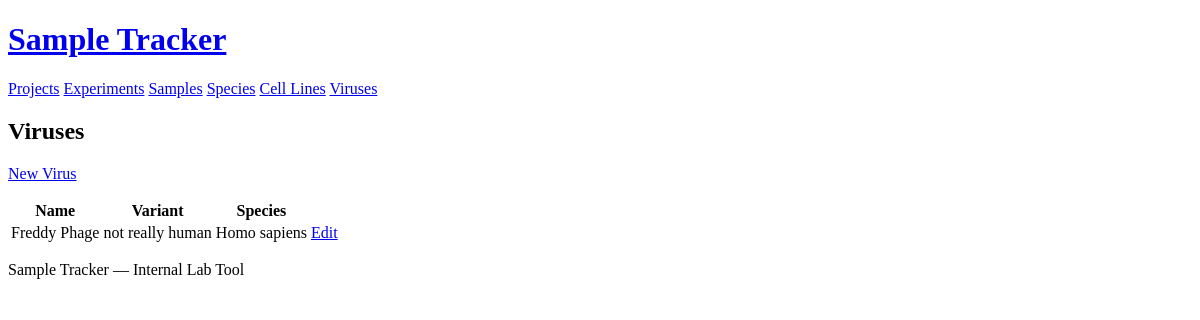
Before: /viruses with the older database file.
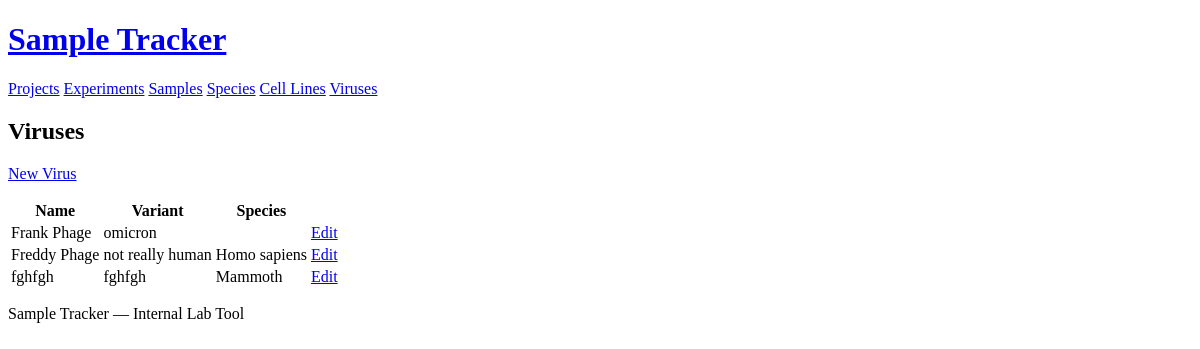
After: the same page with the newer database file.
### models.py (models this page shows)
class Virus(db.Model):
    __tablename__ = "virus"
    id = db.Column(db.Integer, primary_key=True, autoincrement=True)
    name = db.Column(db.Text, nullable=False)
    species_id = db.Column(db.Integer, db.ForeignKey("species.id"))
    variant = db.Column(db.Text)
    species = db.relationship("Species", backref="viruses")

class Species(db.Model):
    __tablename__ = "species"
    id = db.Column(db.Integer, primary_key=True, autoincrement=True)
    species_name = db.Column(db.Text, nullable=False)
    species_taxon = db.Column(db.Text)
    cell_lines = db.relationship("CellLine", back_populates="species")

### app.py (the view)
@app.route("/viruses")
def virus_list():
    viruses = Virus.query.order_by(Virus.name).all()
    return render_template("virus/list.html", viruses=viruses)

### templates/virus/list.html (shortened to what this page needs)
{% extends "base.html" %}
{% block content %}
<h2>Viruses</h2>
<p><a href="{{ url_for('virus_create') }}" role="button">New Virus</a></p>
<table>
  <thead>
    <tr>
      <th>Name</th>
      <th>Variant</th>
      <th>Species</th>
      <th></th>
    </tr>
  </thead>
  <tbody>
    {% for v in viruses %}
    <tr>
      <td>{{ v.name }}</td>
      <td>{{ v.variant or '' }}</td>
      <td>{{ v.species.species_name if v.species else '' }}</td>
      <td><a href="{{ url_for('virus_edit', id=v.id) }}">Edit</a></td>
    </tr>
    {% else %}
    <tr><td colspan="4">No viruses found.</td></tr>
    {% endfor %}
  </tbody>
</table>
{% endblock %}

Changed rows visible on the page:
added Virus: name "Frank Phage", variant "omicron"
added Virus: name "fghfgh", variant "fghfgh", species "Mammoth"
